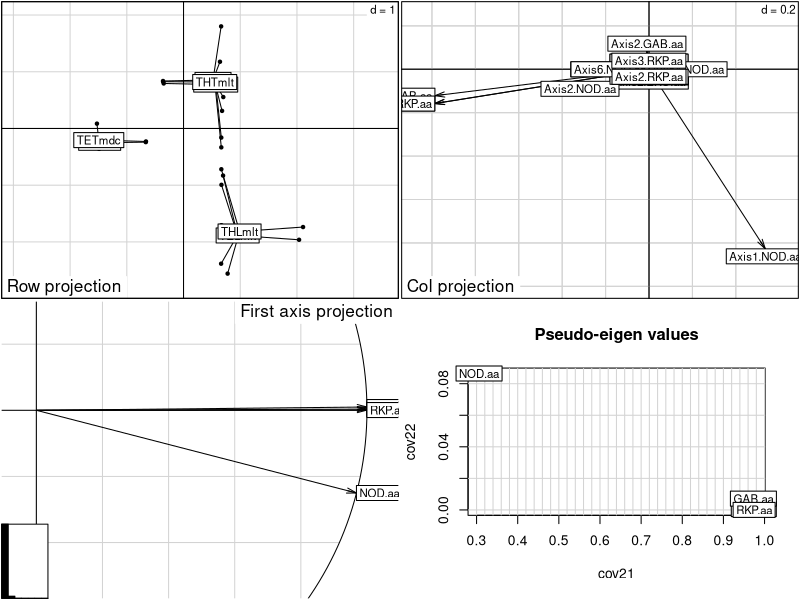
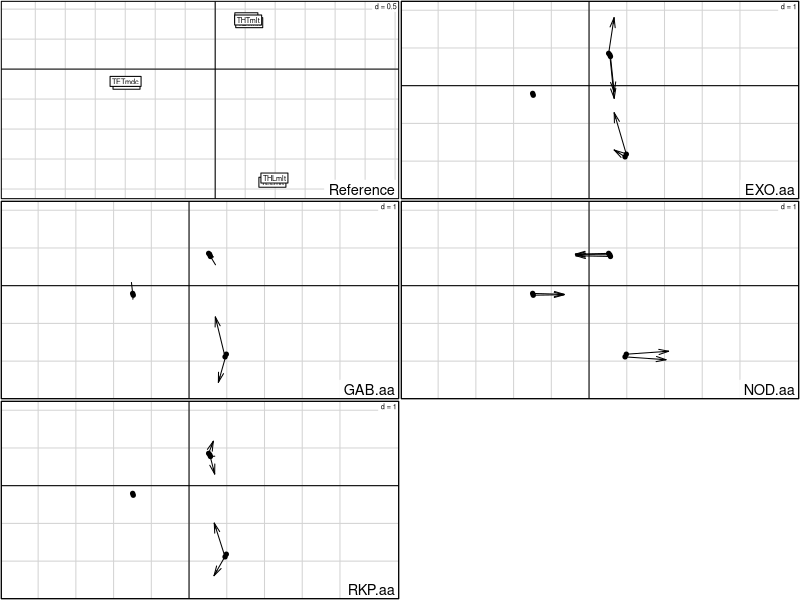
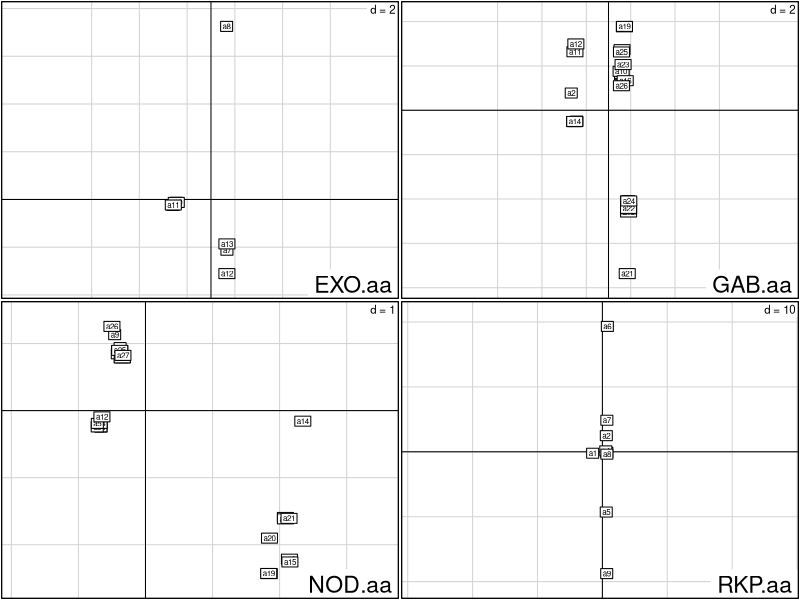

Recreate these plots in R, in order.
library(ade4)


### Name: mdpcoa
### Title: Multiple Double Principal Coordinate Analysis
### Aliases: mdpcoa kplotX.mdpcoa prep.mdpcoa
### Keywords: multivariate

### ** Examples

# The functions used below require the package ape
data(rhizobium)
if (requireNamespace("ape", quietly = TRUE)) {
dat <- prep.mdpcoa(rhizobium[[1]], rhizobium[[2]], 
    model = c("F84", "F84", "F84", "F81"), pairwise.deletion = TRUE)
sam <- dat$sam
dis <- dat$dis
# The distances should be Euclidean. 
# Several transformations exist to render a distance object Euclidean 
# (see functions cailliez, lingoes and quasieuclid in the ade4 package). 
# Here we use the quasieuclid function.
dis <- lapply(dis, quasieuclid)
mdpcoa1 <- mdpcoa(sam, dis, scannf = FALSE, nf = 2)

# Reference analysis
plot(mdpcoa1)

# Differences between the loci
kplot(mdpcoa1)

# Alleles projected on the population maps.
kplotX.mdpcoa(mdpcoa1)
}
